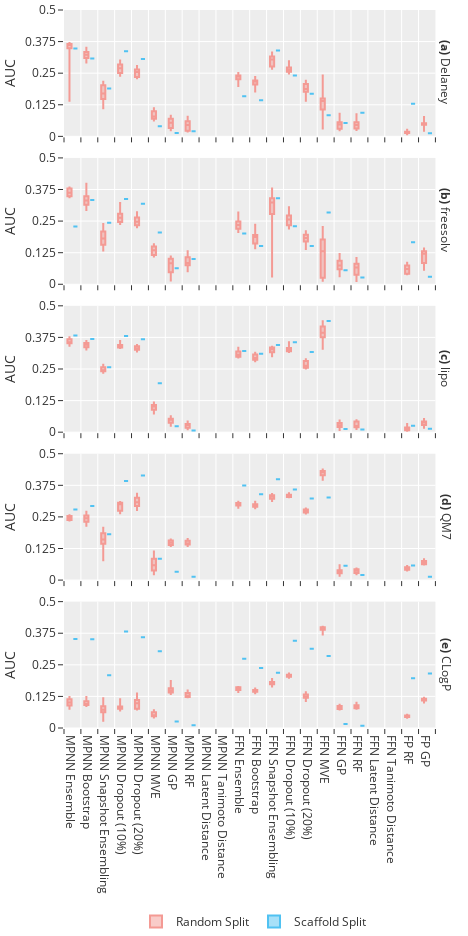

This figure's notebook cell:
### Code cell
fig = px.box(precalibrated_evaluations_df,
             x="Estimator",
             y="Miscalibration Area",
             color="Split",
             facet_row="Data Set",
             points=False,
             height=468*2,
             width=234*2,
             color_discrete_sequence=["#f49a94", "#50c2f2"],
             range_y=[0, 0.5], labels={"Miscalibration Area": "AUC"})

fig.update_layout(legend=dict(xanchor='center', x=0.5, y=-0.25, orientation='h', title=None),
                  margin=go.layout.Margin(
                    l=25,
                    r=25,
                    b=0,
                    t=10,
                    pad=0),
                  autosize=False,
                  font=dict(
                      size=12))

fig.update_xaxes(
    ticks="outside",
    tickson="boundaries",
    title=None
)

fig.update_yaxes( 
        tickmode = 'linear',
        tick0 = 0.0,
        dtick = 0.125)

fig.for_each_annotation(update_label)

fig.show()

### Figure 1 — Plotly figure (JSON) as saved in the notebook; plotly's stock layout.template omitted (floating-point values rounded to 4 significant figures; data arrays with more than 128 entries replaced by an {"elided": "..."} marker saying what was removed)
{"data": [{"alignmentgroup": "True", "boxpoints": false, "hoverlabel": {"namelength": 0}, "hovertemplate": "Split=Random Split<br>Data Set=Delaney<br>Estimator=%{x}<br>AUC=%{y}", "legendgroup": "Random Split", "marker": {"color": "#f49a94"}, "name": "Random Split", "notched": false, "offsetgroup": "Random Split", "orientation": "v", "showlegend": true, "type": "box", "x": {"elided": "176 str values"}, "x0": " ", "xaxis": "x5", "y": {"elided": "176 float values"}, "y0": " ", "yaxis": "y5"}, {"alignmentgroup": "True", "boxpoints": false, "hoverlabel": {"namelength": 0}, "hovertemplate": "Split=Random Split<br>Data Set=freesolv<br>Estimator=%{x}<br>AUC=%{y}", "legendgroup": "Random Split", "marker": {"color": "#f49a94"}, "name": "Random Split", "notched": false, "offsetgroup": "Random Split", "orientation": "v", "showlegend": false, "type": "box", "x": {"elided": "176 str values"}, "x0": " ", "xaxis": "x4", "y": {"elided": "176 float values"}, "y0": " ", "yaxis": "y4"}, {"alignmentgroup": "True", "boxpoints": false, "hoverlabel": {"namelength": 0}, "hovertemplate": "Split=Random Split<br>Data Set=lipo<br>Estimator=%{x}<br>AUC=%{y}", "legendgroup": "Random Split", "marker": {"color": "#f49a94"}, "name": "Random Split", "notched": false, "offsetgroup": "Random Split", "orientation": "v", "showlegend": false, "type": "box", "x": {"elided": "176 str values"}, "x0": " ", "xaxis": "x3", "y": {"elided": "176 float values"}, "y0": " ", "yaxis": "y3"}, {"alignmentgroup": "True", "boxpoints": false, "hoverlabel": {"namelength": 0}, "hovertemplate": "Split=Random Split<br>Data Set=QM7<br>Estimator=%{x}<br>AUC=%{y}", "legendgroup": "Random Split", "marker": {"color": "#f49a94"}, "name": "Random Split", "notched": false, "offsetgroup": "Random Split", "orientation": "v", "showlegend": false, "type": "box", "x": {"elided": "176 str values"}, "x0": " ", "xaxis": "x2", "y": {"elided": "176 float values"}, "y0": " ", "yaxis": "y2"}, {"alignmentgroup": "True", "boxpoints": false, "hoverlabel": {"namelength": 0}, "hovertemplate": "Split=Random Split<br>Data Set=CLogP<br>Estimator=%{x}<br>AUC=%{y}", "legendgroup": "Random Split", "marker": {"color": "#f49a94"}, "name": "Random Split", "notched": false, "offsetgroup": "Random Split", "orientation": "v", "showlegend": false, "type": "box", "x": {"elided": "176 str values"}, "x0": " ", "xaxis": "x", "y": {"elided": "176 float values"}, "y0": " ", "yaxis": "y"}, {"alignmentgroup": "True", "boxpoints": false, "hoverlabel": {"namelength": 0}, "hovertemplate": "Split=Scaffold Split<br>Data Set=Delaney<br>Estimator=%{x}<br>AUC=%{y}", "legendgroup": "Scaffold Split", "marker": {"color": "#50c2f2"}, "name": "Scaffold Split", "notched": false, "offsetgroup": "Scaffold Split", "orientation": "v", "showlegend": true, "type": "box", "x": ["MPNN Ensemble", "MPNN Bootstrap", "MPNN Snapshot Ensembling", "MPNN Dropout (10%)", "MPNN Dropout (20%)", "MPNN MVE", "MPNN GP", "MPNN RF", "MPNN Latent Distance", "MPNN Tanimoto Distance", "FFN Ensemble", "FFN Bootstrap", "FFN Snapshot Ensembling", "FFN Dropout (10%)", "FFN Dropout (20%)", "FFN MVE", "FFN GP", "FFN RF", "FFN Latent Distance", "FFN Tanimoto Distance", "FP RF", "FP GP"], "x0": " ", "xaxis": "x5", "y": [0.3475, 0.3085, 0.1893, 0.3363, 0.3059, 0.04003, 0.01332, 0.02056, null, null, 0.1583, 0.1429, 0.3402, 0.2413, 0.1683, 0.08324, 0.05262, 0.09297, null, null, 0.129, 0.01251], "y0": " ", "yaxis": "y5"}, {"alignmentgroup": "True", "boxpoints": false, "hoverlabel": {"namelength": 0}, "hovertemplate": "Split=Scaffold Split<br>Data Set=freesolv<br>Estimator=%{x}<br>AUC=%{y}", "legendgroup": "Scaffold Split", "marker": {"color": "#50c2f2"}, "name": "Scaffold Split", "notched": false, "offsetgroup": "Scaffold Split", "orientation": "v", "showlegend": false, "type": "box", "x": ["MPNN Ensemble", "MPNN Bootstrap", "MPNN Snapshot Ensembling", "MPNN Dropout (10%)", "MPNN Dropout (20%)", "MPNN MVE", "MPNN GP", "MPNN RF", "MPNN Latent Distance", "MPNN Tanimoto Distance", "FFN Ensemble", "FFN Bootstrap", "FFN Snapshot Ensembling", "FFN Dropout (10%)", "FFN Dropout (20%)", "FFN MVE", "FFN GP", "FFN RF", "FFN Latent Distance", "FFN Tanimoto Distance", "FP RF", "FP GP"], "x0": " ", "xaxis": "x4", "y": [0.2286, 0.3332, 0.2433, 0.3377, 0.3188, 0.2045, 0.06387, 0.09965, null, null, 0.2006, 0.1518, 0.3407, 0.2292, 0.151, 0.2844, 0.05515, 0.02656, null, null, 0.1664, 0.02998], "y0": " ", "yaxis": "y4"}, {"alignmentgroup": "True", "boxpoints": false, "hoverlabel": {"namelength": 0}, "hovertemplate": "Split=Scaffold Split<br>Data Set=lipo<br>Estimator=%{x}<br>AUC=%{y}", "legendgroup": "Scaffold Split", "marker": {"color": "#50c2f2"}, "name": "Scaffold Split", "notched": false, "offsetgroup": "Scaffold Split", "orientation": "v", "showlegend": false, "type": "box", "x": ["MPNN Ensemble", "MPNN Bootstrap", "MPNN Snapshot Ensembling", "MPNN Dropout (10%)", "MPNN Dropout (20%)", "MPNN MVE", "MPNN GP", "MPNN RF", "MPNN Latent Distance", "MPNN Tanimoto Distance", "FFN Ensemble", "FFN Bootstrap", "FFN Snapshot Ensembling", "FFN Dropout (10%)", "FFN Dropout (20%)", "FFN MVE", "FFN GP", "FFN RF", "FFN Latent Distance", "FFN Tanimoto Distance", "FP RF", "FP GP"], "x0": " ", "xaxis": "x3", "y": [0.3824, 0.3682, 0.2566, 0.3808, 0.3677, 0.1933, 0.02384, 0.007048, null, null, 0.3208, 0.3105, 0.3446, 0.3554, 0.3175, 0.4398, 0.01234, 0.01071, null, null, 0.02514, 0.01382], "y0": " ", "yaxis": "y3"}, {"alignmentgroup": "True", "boxpoints": false, "hoverlabel": {"namelength": 0}, "hovertemplate": "Split=Scaffold Split<br>Data Set=QM7<br>Estimator=%{x}<br>AUC=%{y}", "legendgroup": "Scaffold Split", "marker": {"color": "#50c2f2"}, "name": "Scaffold Split", "notched": false, "offsetgroup": "Scaffold Split", "orientation": "v", "showlegend": false, "type": "box", "x": ["MPNN Ensemble", "MPNN Bootstrap", "MPNN Snapshot Ensembling", "MPNN Dropout (10%)", "MPNN Dropout (20%)", "MPNN MVE", "MPNN GP", "MPNN RF", "MPNN Latent Distance", "MPNN Tanimoto Distance", "FFN Ensemble", "FFN Bootstrap", "FFN Snapshot Ensembling", "FFN Dropout (10%)", "FFN Dropout (20%)", "FFN MVE", "FFN GP", "FFN RF", "FFN Latent Distance", "FFN Tanimoto Distance", "FP RF", "FP GP"], "x0": " ", "xaxis": "x2", "y": [0.2792, 0.293, 0.181, 0.3919, 0.4142, 0.08407, 0.03327, 0.01299, null, null, 0.3742, 0.3397, 0.3994, 0.3584, 0.3228, 0.3265, 0.05705, 0.02054, null, null, 0.05809, 0.01327], "y0": " ", "yaxis": "y2"}, {"alignmentgroup": "True", "boxpoints": false, "hoverlabel": {"namelength": 0}, "hovertemplate": "Split=Scaffold Split<br>Data Set=CLogP<br>Estimator=%{x}<br>AUC=%{y}", "legendgroup": "Scaffold Split", "marker": {"color": "#50c2f2"}, "name": "Scaffold Split", "notched": false, "offsetgroup": "Scaffold Split", "orientation": "v", "showlegend": false, "type": "box", "x": ["MPNN Ensemble", "MPNN Bootstrap", "MPNN Snapshot Ensembling", "MPNN Dropout (10%)", "MPNN Dropout (20%)", "MPNN MVE", "MPNN GP", "MPNN RF", "MPNN Latent Distance", "MPNN Tanimoto Distance", "FFN Ensemble", "FFN Bootstrap", "FFN Snapshot Ensembling", "FFN Dropout (10%)", "FFN Dropout (20%)", "FFN MVE", "FFN GP", "FFN RF", "FFN Latent Distance", "FFN Tanimoto Distance", "FP RF", "FP GP"], "x0": " ", "xaxis": "x", "y": [0.352, 0.351, 0.2083, 0.3814, 0.3587, 0.3033, 0.02615, 0.01113, null, null, 0.2745, 0.2378, 0.2186, 0.3455, 0.3134, 0.2845, 0.01563, 0.00925, null, null, 0.1966, 0.2156], "y0": " ", "yaxis": "y"}], "layout": {"annotations": [{"font": {}, "showarrow": false, "text": "<b>(e)</b> CLogP", "textangle": 90, "x": 0.98, "xanchor": "left", "xref": "paper", "y": 0.088, "yanchor": "middle", "yref": "paper"}, {"font": {}, "showarrow": false, "text": "<b>(d)</b> QM7", "textangle": 90, "x": 0.98, "xanchor": "left", "xref": "paper", "y": 0.294, "yanchor": "middle", "yref": "paper"}, {"font": {}, "showarrow": false, "text": "<b>(c)</b> lipo", "textangle": 90, "x": 0.98, "xanchor": "left", "xref": "paper", "y": 0.5, "yanchor": "middle", "yref": "paper"}, {"font": {}, "showarrow": false, "text": "<b>(b)</b> freesolv", "textangle": 90, "x": 0.98, "xanchor": "left", "xref": "paper", "y": 0.706, "yanchor": "middle", "yref": "paper"}, {"font": {}, "showarrow": false, "text": "<b>(a)</b> Delaney", "textangle": 90, "x": 0.98, "xanchor": "left", "xref": "paper", "y": 0.912, "yanchor": "middle", "yref": "paper"}], "autosize": false, "boxmode": "group", "font": {"size": 12}, "height": 936, "legend": {"orientation": "h", "title": {}, "tracegroupgap": 0, "x": 0.5, "xanchor": "center", "y": -0.25}, "margin": {"b": 0, "l": 25, "pad": 0, "r": 25, "t": 10}, "width": 468, "xaxis": {"anchor": "y", "domain": [0, 0.98], "ticks": "outside", "tickson": "boundaries", "title": {}}, "xaxis2": {"anchor": "y2", "domain": [0, 0.98], "matches": "x", "showticklabels": false, "ticks": "outside", "tickson": "boundaries", "title": {}}, "xaxis3": {"anchor": "y3", "domain": [0, 0.98], "matches": "x", "showticklabels": false, "ticks": "outside", "tickson": "boundaries", "title": {}}, "xaxis4": {"anchor": "y4", "domain": [0, 0.98], "matches": "x", "showticklabels": false, "ticks": "outside", "tickson": "boundaries", "title": {}}, "xaxis5": {"anchor": "y5", "domain": [0, 0.98], "matches": "x", "showticklabels": false, "ticks": "outside", "tickson": "boundaries", "title": {}}, "yaxis": {"anchor": "x", "domain": [0, 0.176], "dtick": 0.125, "range": [0, 0.5], "tick0": 0, "tickmode": "linear", "title": {"text": "AUC"}}, "yaxis2": {"anchor": "x2", "domain": [0.206, 0.382], "dtick": 0.125, "matches": "y", "range": [0, 0.5], "tick0": 0, "tickmode": "linear", "title": {"text": "AUC"}}, "yaxis3": {"anchor": "x3", "domain": [0.412, 0.588], "dtick": 0.125, "matches": "y", "range": [0, 0.5], "tick0": 0, "tickmode": "linear", "title": {"text": "AUC"}}, "yaxis4": {"anchor": "x4", "domain": [0.618, 0.794], "dtick": 0.125, "matches": "y", "range": [0, 0.5], "tick0": 0, "tickmode": "linear", "title": {"text": "AUC"}}, "yaxis5": {"anchor": "x5", "domain": [0.824, 1], "dtick": 0.125, "matches": "y", "range": [0, 0.5], "tick0": 0, "tickmode": "linear", "title": {"text": "AUC"}}}}
